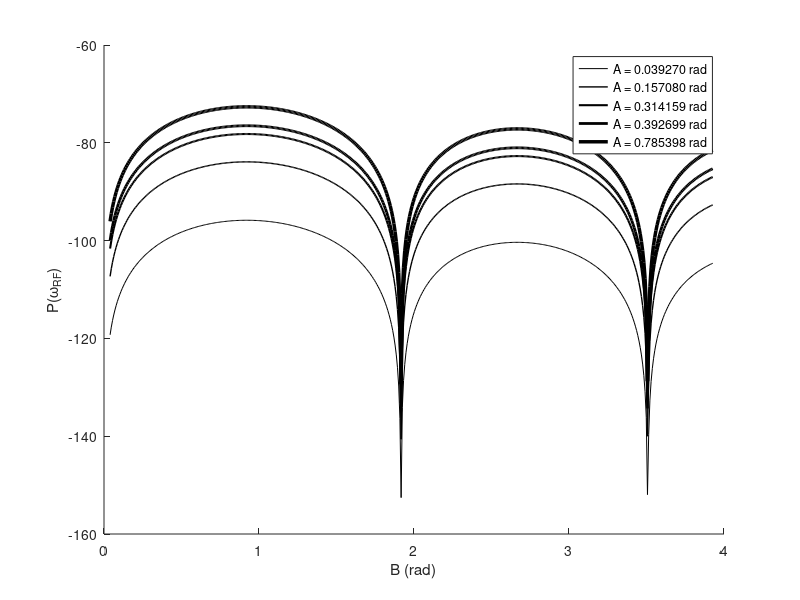

The MATLAB source for this figure:
clc
clear all
close all

Va = [0.1 0.4 0.8 1 2];
Vpi = 4;

A= Va/Vpi * pi/2;


Vb = linspace(0.1,10,500);
B = Vb/Vpi * pi/2;

figure
hold on

for index=1:length(A)
    A1 = A(index);
    B1 = B;
    
    Pf = 1 * 0.25e-9/2 * (2*besselj(1,2*A1).*besselj(1,2*B1)).^2;
    Pf_dbm = 10*log10(Pf)+30;
    
    plot(B1, Pf_dbm, '-k', 'Linewidth', index/2)
end
legend(sprintf('A = %f rad',A(1)), ...
    sprintf('A = %f rad',A(2)),...
    sprintf('A = %f rad',A(3)),...
    sprintf('A = %f rad',A(4)),...
    sprintf('A = %f rad',A(5)))
xlabel('B (rad)')
ylabel('P(\omega_{RF})')
hold off